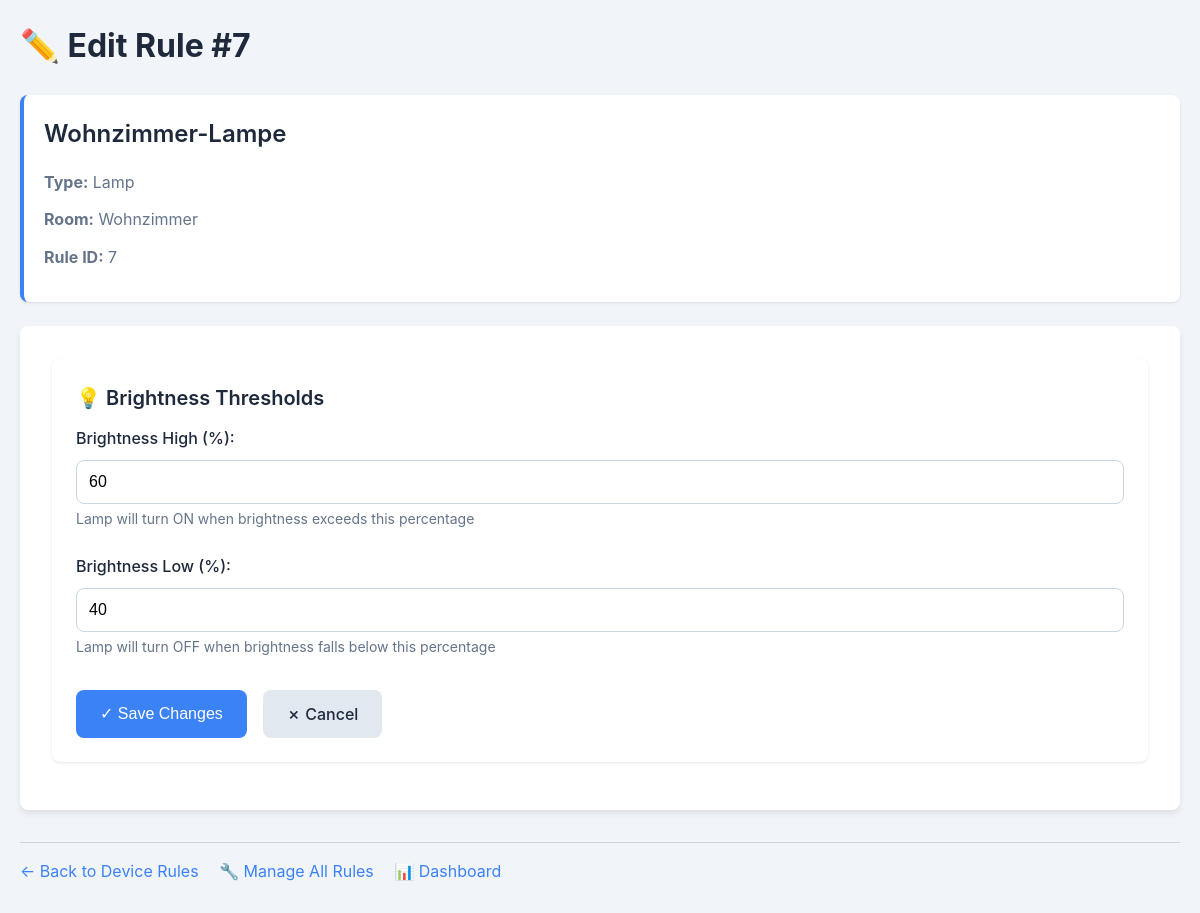
The page /rules/edit/7 (signed in) on the database its author committed.
### tables this page shows
CREATE TABLE rules (
    rules_id INTEGER PRIMARY KEY AUTOINCREMENT,
    device_id INTEGER NOT NULL DEFAULT '',
    device_name TEXT NOT NULL DEFAULT '',
    device_status BOOLEAN NOT NULL DEFAULT 0,
    device_type TEXT NOT NULL DEFAULT '',
    room_id INTEGER NOT NULL DEFAULT '', 
    room_name TEXT NOT NULL DEFAULT '',
    temp_treshold_high INTEGER NOT NULL DEFAULT 0,
    temp_treshold_low INTEGER NOT NULL DEFAULT 0,
    brightness_treshold_high INTEGER NOT NULL DEFAULT 0,
    brightness_treshold_low INTEGER NOT NULL DEFAULT 0,    
    FOREIGN KEY (device_status) REFERENCES devices(device_status),
    FOREIGN KEY (device_id) REFERENCES devices(device_id),
    FOREIGN KEY (device_name) REFERENCES devices(device_name),
    FOREIGN KEY (device_type) REFERENCES devices(device_type),
    FOREIGN KEY (room_id) REFERENCES rooms(room_id),
    FOREIGN KEY (room_name) REFERENCES rooms(room_name)
    );

### rules_api.py (the view)
@router.get("/edit/{rules_id}", response_class=HTMLResponse)
async def get_edit_rule(request: Request, rules_id: int):
    print(f"[DEBUG] Route /rules/edit/{rules_id} wurde aufgerufen")
    current_user = get_current_user(request)
    if not current_user:
        return RedirectResponse("/", status_code=303)
    conn, curs = get_db()
    try:
        curs.execute("""
            SELECT r.*, d.device_type
            FROM rules r
            JOIN devices d ON r.device_id = d.device_id
            WHERE r.rules_id = ?
        """, (rules_id,))
        rule = curs.fetchone()
        if not rule:
            return HTMLResponse("<h2>Regel existiert nicht</h2>")
        if current_user["user_role"] != "admin":
            curs.execute("""
                SELECT COUNT(*) FROM rooms
                WHERE room_id = ? AND (
                    user_id = ? OR
                    room_id IN (SELECT room_id FROM room_users WHERE user_id = ?)
                )
            """, (rule["room_id"], current_user["user_id"], current_user["user_id"]))
            if curs.fetchone()[0] == 0:
                return HTMLResponse("<h2>Keine Berechtigung für diese Regel</h2>")
        return templates.TemplateResponse("rules/edit.html", {
            "request": request,
            "rule": rule,
            "user": current_user
        })
    finally:
        conn.close()

### templates/rules/edit.html (shortened to what this page needs)
<!DOCTYPE html>
<html>
<head>
    <link rel="stylesheet" href="/static/style.css">
</head>
<body>
    <h1>✏️ Edit Rule #{{ rule["rules_id"] }}</h1>
    <div class="rule-info">
        <h2>{{ rule["device_name"] or "Device" }}</h2>
        <p><strong>Type:</strong> {{ rule["device_type"] }}</p>
        <p><strong>Room:</strong> {{ rule["room_name"] or "N/A" }}</p>
        <p><strong>Rule ID:</strong> {{ rule["rules_id"] }}</p>
    </div>
    <div class="form-container">
        <form action="/rules/edit/{{ rule['rules_id'] }}" method="post">
            {% if rule["device_type"] == "Heater" %}
            <h3>🌡️ Temperature Thresholds</h3>
            <div class="form-group">
                <label for="temp_treshold_high">Temperature High (°C):</label>
                <input type="number"
                       id="temp_treshold_high"
                       name="temp_treshold_high"
                       value="{{ rule['temp_treshold_high'] if rule['temp_treshold_high'] else '0' }}"
                       placeholder="e.g., 25">
                <small>Heater will turn OFF when temperature exceeds this value</small>
            </div>
            <div class="form-group">
                <label for="temp_treshold_low">Temperature Low (°C):</label>
                <input type="number"
                       id="temp_treshold_low"
                       name="temp_treshold_low"
                       value="{{ rule['temp_treshold_low'] if rule['temp_treshold_low'] else '0' }}"
                       placeholder="e.g., 18">
                <small>Heater will turn ON when temperature falls below this value</small>
            </div>
            <input type="hidden" name="brightness_treshold_high" value="0">
            <input type="hidden" name="brightness_treshold_low" value="0">
            {% elif rule["device_type"] == "Lamp" %}
            <h3>💡 Brightness Thresholds</h3>
            <div class="form-group">
                <label for="brightness_treshold_high">Brightness High (%):</label>
                <input type="number"
                       id="brightness_treshold_high"
                       name="brightness_treshold_high"
                       min="0"
                       max="100"
                       value="{{ rule['brightness_treshold_high'] if rule['brightness_treshold_high'] else '0' }}"
                       placeholder="e.g., 80">
                <small>Lamp will turn ON when brightness exceeds this percentage</small>
            </div>
            <div class="form-group">
                <label for="brightness_treshold_low">Brightness Low (%):</label>
                <input type="number"
                       id="brightness_treshold_low"
                       name="brightness_treshold_low"
                       min="0"
                       max="100"
                       value="{{ rule['brightness_treshold_low'] if rule['brightness_treshold_low'] else '0' }}"
                       placeholder="e.g., 20">
                <small>Lamp will turn OFF when brightness falls below this percentage</small>
            </div>
            {% endif %}
            <div class="btn-container">
                <button type="submit" class="btn-submit">✓ Save Changes</button>
                <a href="/rules/device/{{ rule['device_id'] }}" class="btn btn-cancel">✗ Cancel</a>
            </div>
        </form>
    </div>
    <div class="navigation-links">
        <a href="/rules/device/{{ rule['device_id'] }}">← Back to Device Rules</a>
        <a href="/rules/">🔧 Manage All Rules</a>
        <a href="/dashboard">📊 Dashboard</a>
    </div>
</body>
</html>

### static/style.css (style rules this page uses)
:root { --primary-color: #3b82f6; --primary-hover: #2563eb; --success-color: #10b981; --danger-color: #ef4444; --warning-color: #f59e0b; --bg-color: #f1f5f9; --card-bg: #ffffff; --text-primary: #1e293b; --text-secondary: #64748b; --border-color: #cbd5e1; --shadow-sm: 0 1px 3px 0 rgba(0, 0, 0, 0.1); --shadow-md: 0 4px 6px -1px rgba(0, 0, 0, 0.1); --shadow-lg: 0 10px 15px -3px rgba(0, 0, 0, 0.1); --radius: 8px; }
* { margin: 0; padding: 0; box-sizing: border-box; }
body { font-family: -apple-system, BlinkMacSystemFont, 'Segoe UI', Roboto, 'Helvetica Neue', Arial, sans-serif; background-color: var(--bg-color); color: var(--text-primary); line-height: 1.6; padding: 20px; max-width: 1400px; margin: 0 auto; }
h1 { font-size: 2rem; font-weight: 700; margin-bottom: 1.5rem; color: var(--text-primary); }
h2 { font-size: 1.5rem; font-weight: 600; margin-bottom: 1rem; color: var(--text-primary); }
h3 { font-size: 1.25rem; font-weight: 600; margin-bottom: 0.75rem; color: var(--text-primary); }
p { margin-bottom: 0.75rem; color: var(--text-secondary); }
a { color: var(--primary-color); text-decoration: none; transition: color 0.2s; }
.navigation-links { margin-top: 2rem; padding-top: 1rem; border-top: 1px solid var(--border-color); }
.navigation-links a { display: inline-block; margin-right: 1rem; margin-bottom: 0.5rem; }
.device-info, .room-info, .rule-info, .user-info { background: var(--card-bg); border-radius: var(--radius); padding: 1.25rem; margin-bottom: 1.5rem; border-left: 4px solid var(--primary-color); box-shadow: var(--shadow-sm); }
form { background: var(--card-bg); border-radius: var(--radius); padding: 1.5rem; box-shadow: var(--shadow-sm); margin-bottom: 1rem; }
.form-container { background: var(--card-bg); border-radius: var(--radius); padding: 2rem; box-shadow: var(--shadow-md); margin-bottom: 2rem; }
.form-group { margin-bottom: 1.5rem; }
label { display: block; font-weight: 500; margin-bottom: 0.5rem; color: var(--text-primary); }
input[type="text"], input[type="password"], input[type="number"], select { width: 100%; padding: 0.75rem; border: 1px solid var(--border-color); border-radius: var(--radius); font-size: 1rem; transition: border-color 0.2s, box-shadow 0.2s; background: white; }
small { display: block; margin-top: 0.25rem; color: var(--text-secondary); font-size: 0.875rem; }
button, .btn { display: inline-block; padding: 0.75rem 1.5rem; font-size: 1rem; font-weight: 500; text-align: center; border: none; border-radius: var(--radius); cursor: pointer; transition: all 0.2s; text-decoration: none; line-height: 1.5; }
button[type="submit"], .btn-submit, .btn-primary { background-color: var(--primary-color); color: white; }
.btn-cancel { background-color: #e2e8f0; color: var(--text-primary); }
.btn-container { display: flex; gap: 1rem; margin-top: 2rem; }

### rows shown on the page
rules: rules_id "7", device_name "Wohnzimmer-Lampe", device_type "Lamp", room_name "Wohnzimmer", brightness_treshold_high "60", brightness_treshold_low "40"
